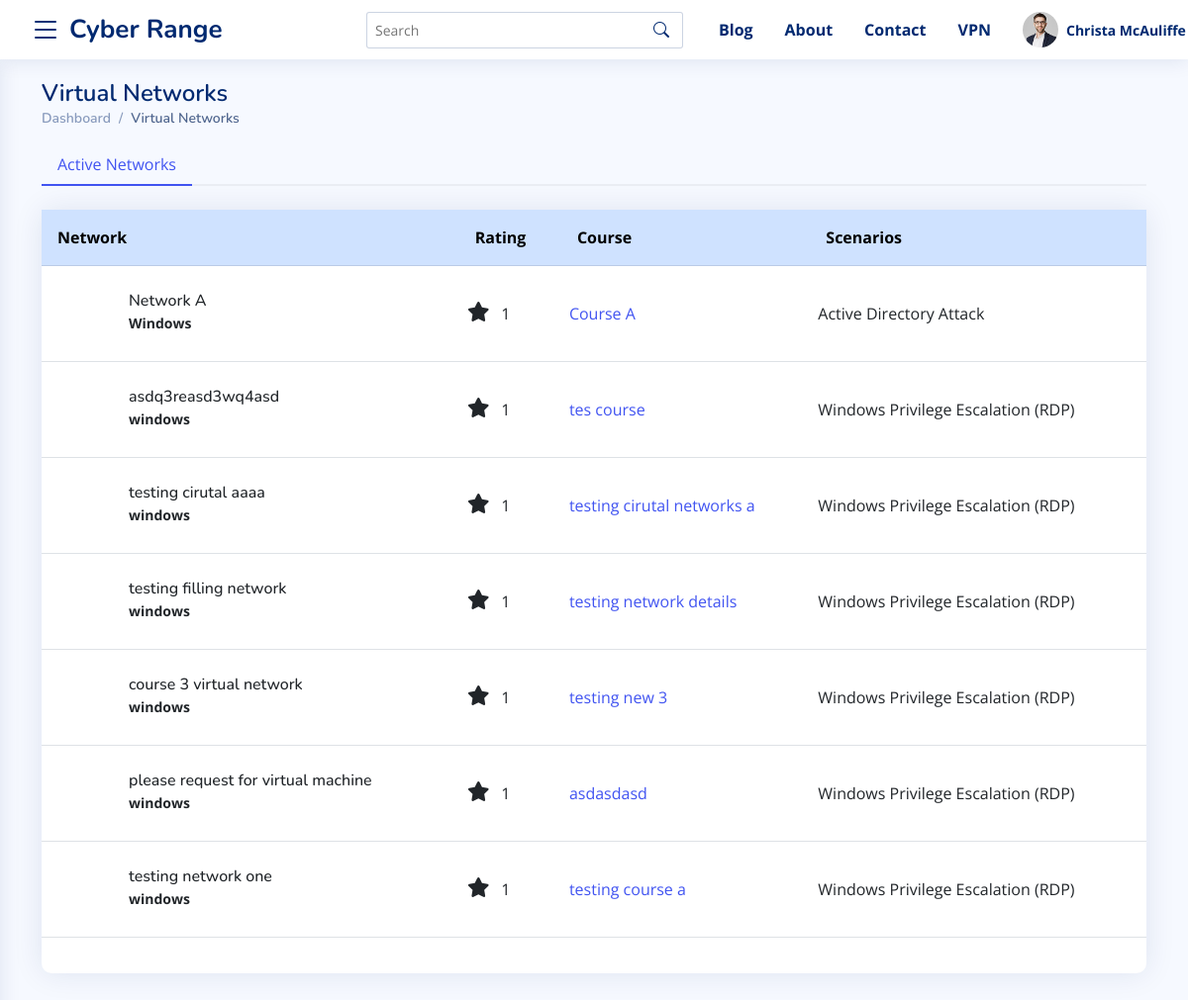
/instructor/virtaul-networks (signed in), run on an earlier commit of the app's database.
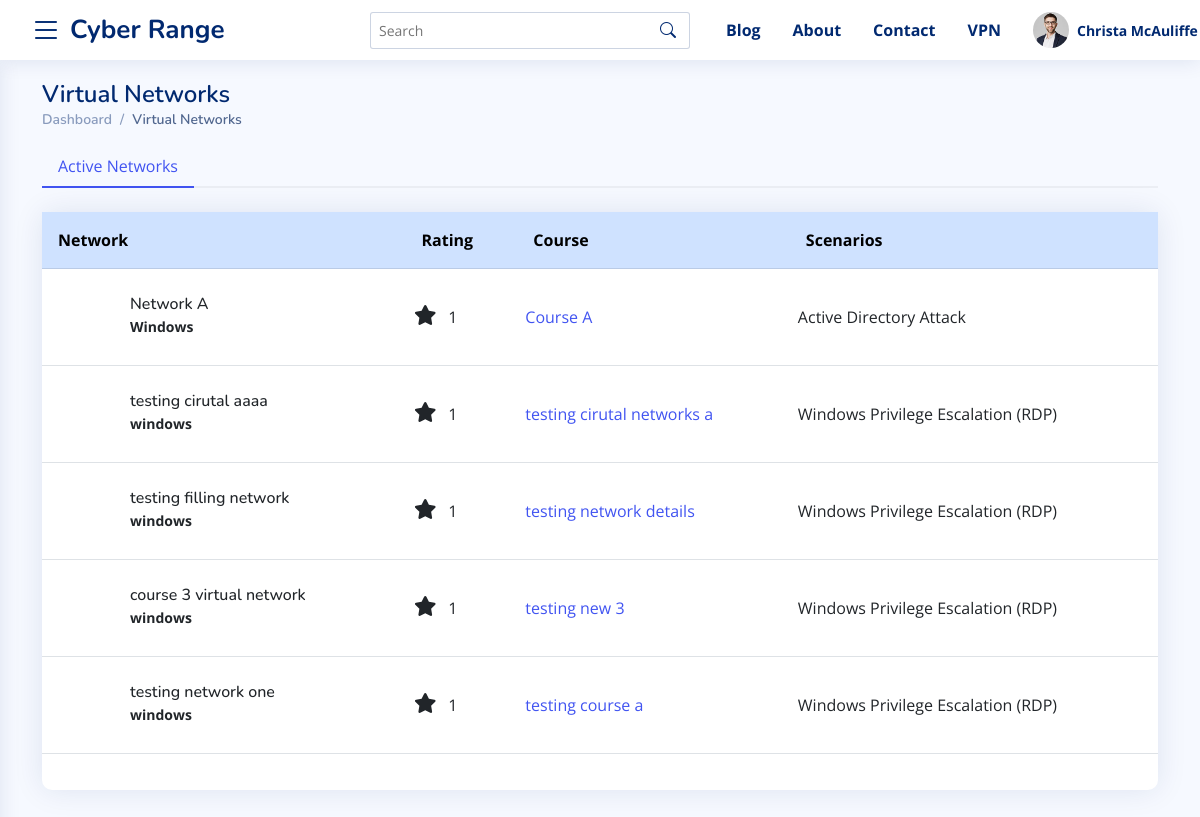
And on a later commit of the database.
### master_app/models.py (models this page shows, shortened)
class VirtualNetwork(models.Model):
    course = models.ForeignKey(Course, on_delete=models.CASCADE)
    name = models.CharField(max_length=100)
    description = RichTextField()
    operating_system = models.CharField(max_length=100, default=1 )
    scenarios = models.CharField(max_length=200, default="1" ,)
    rating  = models.CharField(max_length=1 , default="1", choices=RATING_CHOICES, blank=True, null=True)
    config_file_url = models.URLField(max_length=300 , default="" , blank=True, null=True)
    ip_address = models.GenericIPAddressField(blank=True, null=True)
    topology_image = models.ImageField(upload_to="topologies/", blank=True, null=True)
    ssh_file = models.FileField(upload_to="sshFiles/" , blank=True, null=True)
    instructions = RichTextField(blank = True, null=True, default="")
    is_instance_created = models.BooleanField(default=False, blank=True, null=True)
    imageRef = models.CharField(max_length=200 , blank=True, null=True)
    size = models.CharField(max_length=200 , blank=True, null=True)
    status = models.CharField(max_length=200 , blank=True, null=True)
    state = models.CharField(max_length=200 , blank=True, null=True)
    min_ram = models.CharField(max_length=200 , blank=True, null=True)
    min_disk = models.CharField(max_length=200 , blank=True, null=True)
    server_id = models.CharField(max_length=200, blank=True, null=True)
    def get_operating_system(self):
        try:
            return OPERATING_SYSTEM_CHOICES_TEXT[self.operating_system]
        except:
            return self.operating_system
    def get_scenarios(self):
        try:
            return SCENARIOS_CATEGORYIES_TEXT[self.scenarios]
        except:
            return self.scenarios

class Course(models.Model):
    instructor = models.ForeignKey(User, on_delete=models.CASCADE)
    name = models.CharField(max_length=100)
    start_time = models.DateTimeField(auto_now_add=False, default=timezone.now)
    end_time = models.DateTimeField(auto_now_add=False, default=timezone.now)
    created_timestamp = models.DateTimeField( auto_now_add=True )
    description = RichTextField()
    is_approved = models.CharField(max_length=2, choices=APPROVED_CHOICES, default="1")
    points = models.IntegerField(blank=True, null=True, default=60)
    def __str__(self):
        return self.name

### master_app/views.py (the view)
# urls.py: path("instructor/virtaul-networks", views.InstructorVirtualNetworkList, name="instructor-virtual-network-url"),
@login_required
@teacher_required
def InstructorVirtualNetworkList(request):
    networks = [i for x in Course.objects.filter(
        instructor=request.user) for i in x.virtualnetwork_set.all() if len(x.virtualnetwork_set.all()) > 0]
    template_name = 'master_app/instructor/virutal_netwroks.html'
    context = {
        "networks": networks
    }
    return render(request, template_name, context)

### master_app/templates/master_app/instructor/virutal_netwroks.html (shortened to what the changed rows need)
{%  extends 'base.html' %}
{% load static %}
{% block content %}
<main id="main" class="main">
    <section class="section dashboard">
      <div class="container">
        <div class="row">
          <div class="col-12">
            <div class="pagetitle">
              <h1>Virtual Networks</h1>
            </div>
          </div>
        </div>
            <div class="row">
                <div class="col-12">
                    <div class="card shadow-none bg-transparent p-0">
                        <div class="card-body px-0">
                              <div class="tab-content pt-2" id="borderedTabContent">
                                <div class="tab-pane fade show active" id="bordered-home" role="tabpanel" aria-labelledby="home-tab">
                                    <div class="card  mt-3">
                                        <div class="card-body px-0">
                                          <table class="table">
                                            <thead class="table-primary ">
                                              <tr >
                                                <th scope="col" class="p-3">Network</th>
                                                <th scope="col" class="p-3">Rating</th>
                                                <th scope="col" class="p-3">Course</th>
                                                <th scope="col" class="p-3">Scenarios</th>
                                              </tr>
                                            </thead>
                                            <tbody>
                                              {% for network in networks %}
                                                <tr >
                                                  <td class="py-3">
                                                      <div class="d-flex align-items-center">
                                                          <div class="card-icon rounded-circle d-flex align-items-center justify-content-center">
                                                          </div>
                                                          <div class="ps-3">
                                                            <h6 class="mb-0">{{ network.name }}</h6>
                                                            <span class=" small pt-1 fw-bold">{{ network.get_operating_system }}</span>
                                                          </div>
                                                        </div>
                                                  </td>
                                                  <td class="align-middle">
                                                      <i class="fas fa-star circle-icon fs-5 me-2"></i> {{ network.rating }}
                                                  </td>
                                                  <td class="align-middle">
                                                    <a href="{% url 'instructor-courses-details-url' network.course.id %}">{{ network.course }}</a>
                                                  </td>
                                                  <td class="align-middle">
                                                    {{ network.get_scenarios }}
                                                  </td>
                                                </tr>
                                              {% endfor %}
                                            </tbody>
                                          </table>
                                        </div>
                                    </div>
                                </div>
                              </div>
                        </div>
                    </div>
                </div>
            </div>
          </div>
    </section>
</main>
{% endblock %}

What changed in the data, as far as the page shows it:
removed VirtualNetwork: name "asdq3reasd3wq4asd", get_operating_system "windows", rating "1", course "tes course", get_scenarios "Windows Privilege Escalation (RDP)"
removed VirtualNetwork: name "please request for virtual machine", get_operating_system "windows", rating "1", course "asdasdasd", get_scenarios "Windows Privilege Escalation (RDP)"
